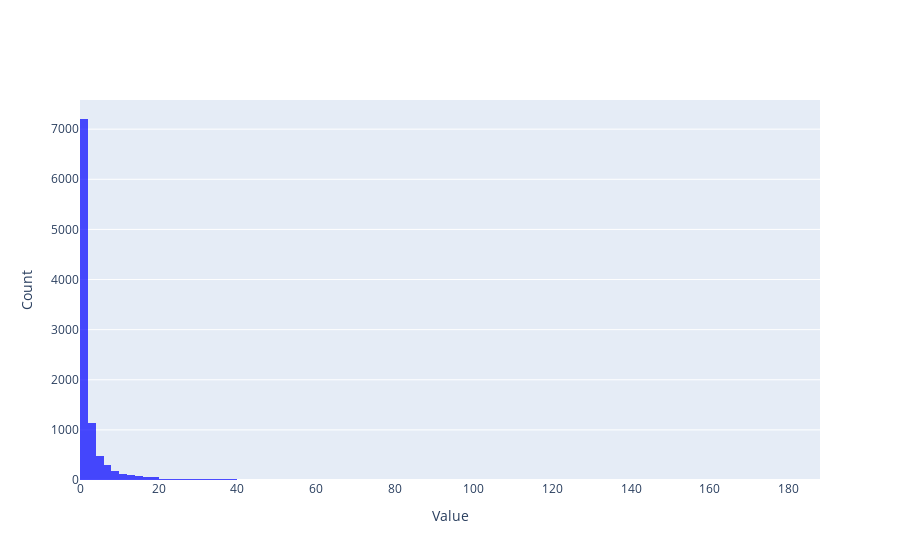

The code cell stored with this chart in its notebook:
### Code cell
# plot population distribution
plot_hist(pop_data,filesave=file_pop)

### Figure 1 — Plotly figure (JSON) as saved in the notebook; plotly's stock layout.template omitted (floating-point values rounded to 4 significant figures; data arrays with more than 128 entries replaced by an {"elided": "..."} marker saying what was removed)
{"data": [{"marker": {"color": "blue", "opacity": 0.7}, "name": "Data Distribution", "nbinsx": 100, "type": "histogram", "x": {"elided": "10000 float values"}}], "layout": {"xaxis": {"title": {"text": "Value"}}, "yaxis": {"title": {"text": "Count"}}}}
